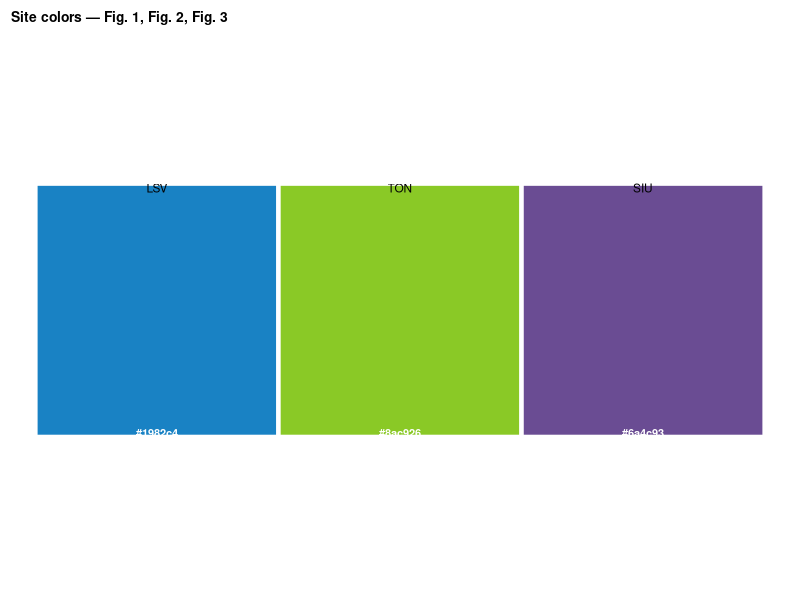
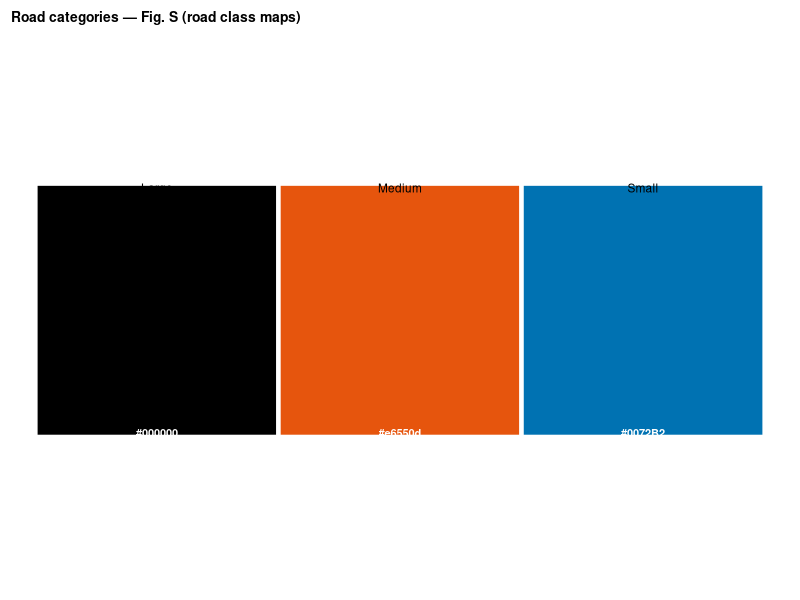
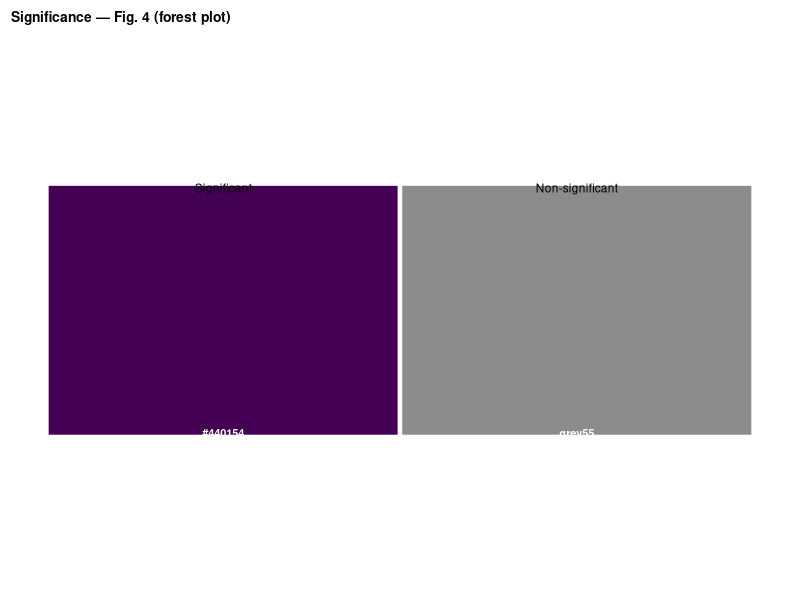
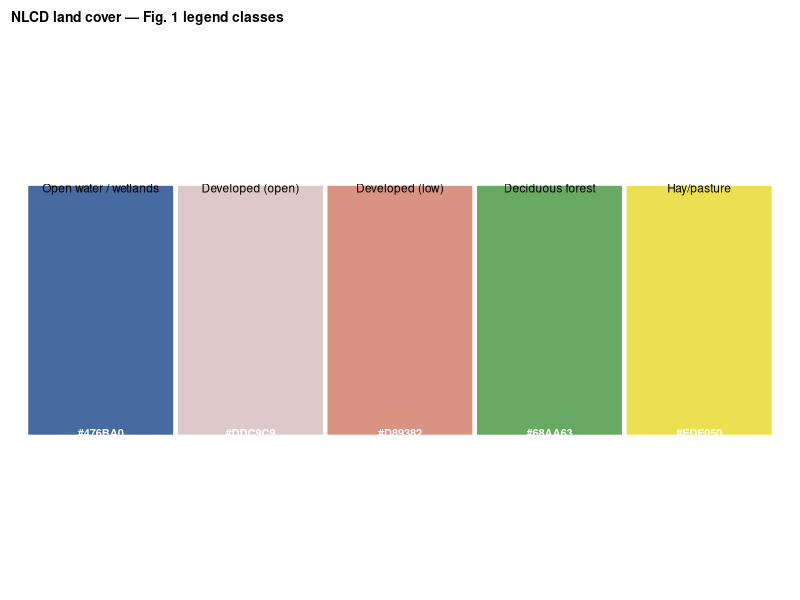
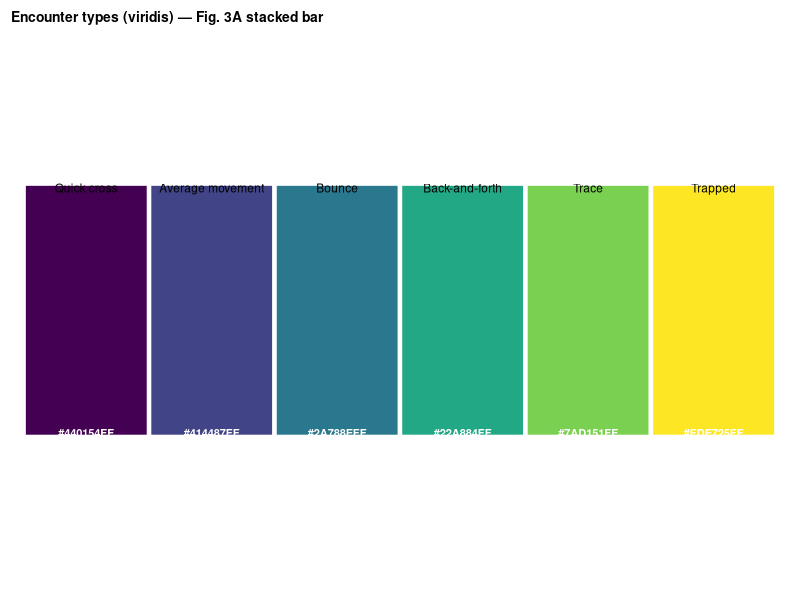
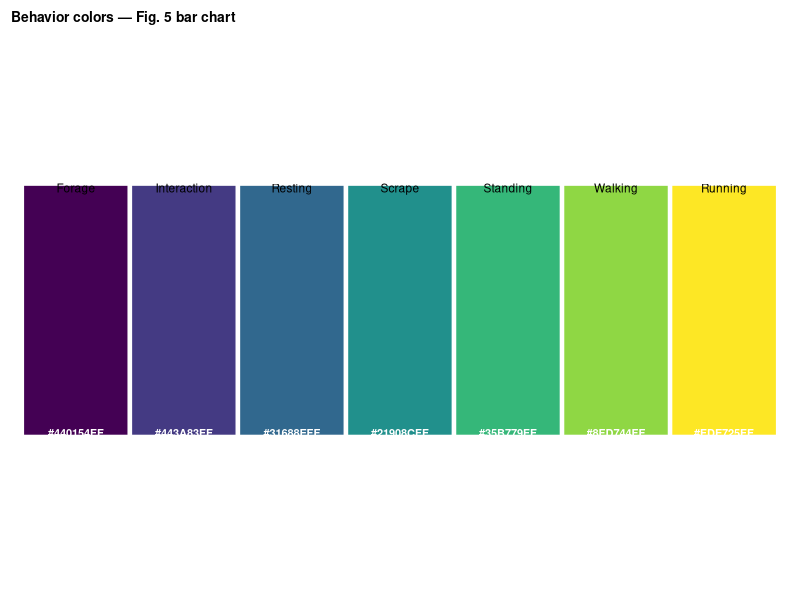
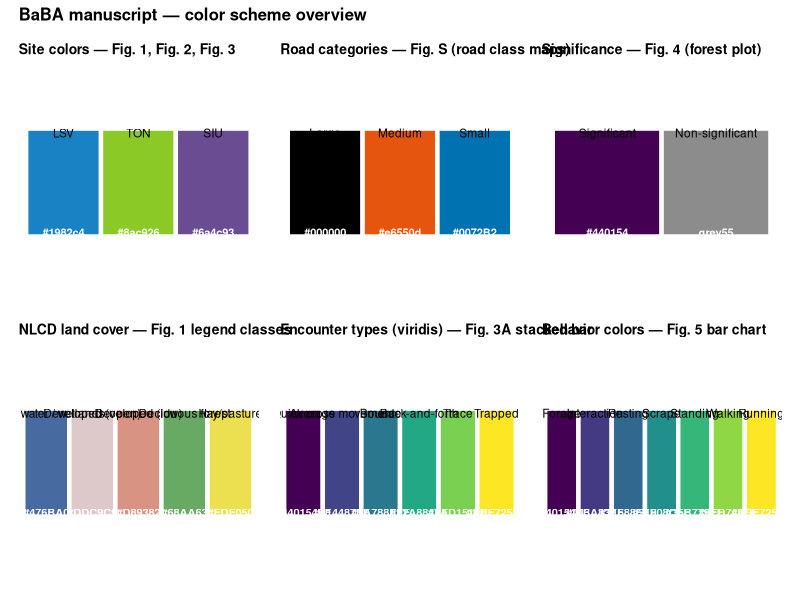

Generate these figures, in order, with R:
# BaBA Project — Centralized Color Palettes
# Source into any figure script: source(here("2_Scripts/revisions/figures/_colors.R"))
# Run the preview section at the bottom to visualize palettes.
# AEN 05-25-26

library(ggplot2)
library(patchwork)

# ── Palettes ──────────────────────────────────────────────────────────────────

# Study sites — used in Fig. 1 inset map, Fig. 2, Fig. 3
site_colors <- c(
  "LSV" = "#1982c4",
  "TON" = "#8ac926",  
  "SIU" = "#6a4c93"
)

# Road categories (OSM L/M/S) — road-class supplement figure.
# R1-FigS1 asked for better category contrast and visible small roads. Large is
# black, medium a warm vermillion, small a cool blue — a colorblind-safe triad
# where medium and small no longer read as two similar warm reds. Borders in this
# figure are grey, so the blue does not clash with the LSV site color.
road_cat_colors <- c(Large = "#000000", Medium = "#e6550d", Small = "#0072B2")

# Logistic model significance — Fig. 4 forest plot
sig_colors <- c(
  "Significant"     = "#440154",
  "Non-significant" = "grey55"
)
sig_colors_tf <- c("TRUE" = "#440154", "FALSE" = "grey55")

# NLCD land cover — Fig. 1 raster background
nlcd_colors <- c(
  "11" = "#476BA0",
  "21" = "#DDC9C9",
  "22" = "#D89382",
  "41" = "#68AA63",
  "52" = "#CCBA7C",
  "71" = "#E2E2C1",
  "81" = "#EDE050",
  "90" = "#BAD8EA"
)
# Muted, near-equal-lightness earth palette for the track-overview base: keeps
# all land cover classes but desaturates them so shaded tracks read on top
# (cf. Xu et al. 2021, whose base was near-monochrome).
nlcd_colors_muted <- c(
  "11" = "#bcd7ea",  # open water   — light blue
  "21" = "#e7d9d2",  # developed    — light warm grey-pink
  "22" = "#d7a493",  # developed    — muted salmon (reads for the SIU town)
  "41" = "#a9c78f",  # forest       — sage green
  "52" = "#cdbf8a",  # scrub        — khaki
  "71" = "#ebe6c4",  # grassland    — pale cream
  "81" = "#e4d68d",  # crops        — muted wheat/gold (distinct from grassland, not bright yellow)
  "90" = "#bcd7ea"   # woody wetlands — grouped with open water (same blue)
)

nlcd_labels <- c(
  "11" = "Open water / wetlands",
  "21" = "Developed (open)",
  "22" = "Developed (low)",
  "41" = "Deciduous forest",
  "52" = "Shrub/scrub",
  "71" = "Grassland",
  "81" = "Hay/pasture",
  "90" = "Woody wetlands"
)

# Land cover predicted probability panels — Fig. 4B
# Pulled from NLCD class colors above (41 = forest, 22 = development, 81 = agriculture)
landcover_colors <- c(
  "Forest" = "#68AA63",
  "Development"  = "#D89382",
  "Agriculture"  = "#EDE050"  # FLAG: color not finalized — revisit
)

# BaBA encounter types (viridis) — Fig. 3A stacked bar
# Order: least to most altered behavior
encounter_colors <- setNames(
  viridisLite::viridis(6),
  c("Quick cross", "Average movement", "Bounce", "Back-and-forth", "Trace", "Trapped")
)

# Video behavior stacked bar — Fig. 5 bar chart
behavior_colors <- setNames(
  viridisLite::viridis(7),
  c("Forage", "Interaction", "Resting", "Scrape", "Standing", "Walking", "Running")
)

# ── Preview helpers ───────────────────────────────────────────────────────────

swatch <- function(pal, title) {
  df <- data.frame(
    name = factor(names(pal), levels = names(pal)),
    color = unname(pal)
  )
  ggplot(df, aes(x = name, y = 1, fill = name)) +
    geom_tile(color = "white", linewidth = 1.5) +
    geom_text(aes(label = color), y = 0.5, size = 2.8, color = "white",
      fontface = "bold", vjust = 0) +
    geom_text(aes(label = name), y = 1.5, size = 3, color = "black", vjust = 1) +
    scale_fill_manual(values = setNames(pal, names(pal))) +
    scale_y_continuous(limits = c(0, 2)) +
    labs(title = title) +
    theme_void() +
    theme(
      legend.position = "none",
      plot.title = element_text(size = 10, face = "bold", hjust = 0,
        margin = margin(b = 4)),
      plot.margin = margin(8, 8, 8, 8)
    )
}

swatch_gradient <- function(low, high, title) {
  df <- data.frame(x = seq(0, 1, length.out = 100), y = 1)
  ggplot(df, aes(x = x, y = y, fill = x)) +
    geom_tile() +
    scale_fill_gradient(low = low, high = high) +
    annotate("text", x = 0.02, y = 1, label = low, hjust = 0,
      size = 2.8, color = "grey30") +
    annotate("text", x = 0.98, y = 1, label = high, hjust = 1,
      size = 2.8, color = "white", fontface = "bold") +
    labs(title = title) +
    theme_void() +
    theme(
      legend.position = "none",
      plot.title = element_text(size = 10, face = "bold", hjust = 0,
        margin = margin(b = 4)),
      plot.margin = margin(8, 8, 8, 8)
    )
}

# ── Per-figure previews ───────────────────────────────────────────────────────

preview_sites     <- swatch(site_colors,    "Site colors — Fig. 1, Fig. 2, Fig. 3")
preview_road_cats <- swatch(road_cat_colors, "Road categories — Fig. S (road class maps)")
preview_sig       <- swatch(sig_colors,      "Significance — Fig. 4 (forest plot)")
nlcd_legend_classes <- c("11", "21", "22", "41", "81")
preview_nlcd <- swatch(
  setNames(nlcd_colors[nlcd_legend_classes], nlcd_labels[nlcd_legend_classes]),
  "NLCD land cover — Fig. 1 legend classes"
)
preview_encounters <- swatch(encounter_colors, "Encounter types (viridis) — Fig. 3A stacked bar")
preview_behaviors  <- swatch(behavior_colors,  "Behavior colors — Fig. 5 bar chart")

# View individual palette
preview_sites
preview_road_cats
preview_sig
preview_nlcd
preview_encounters
preview_behaviors

# ── Overview — all palettes in one figure ─────────────────────────────────────

preview_all <- (preview_sites | preview_road_cats | preview_sig) /
  (preview_nlcd | preview_encounters | preview_behaviors) +
  plot_annotation(
    title = "BaBA manuscript — color scheme overview",
    theme = theme(plot.title = element_text(size = 12, face = "bold"))
  )

preview_all
